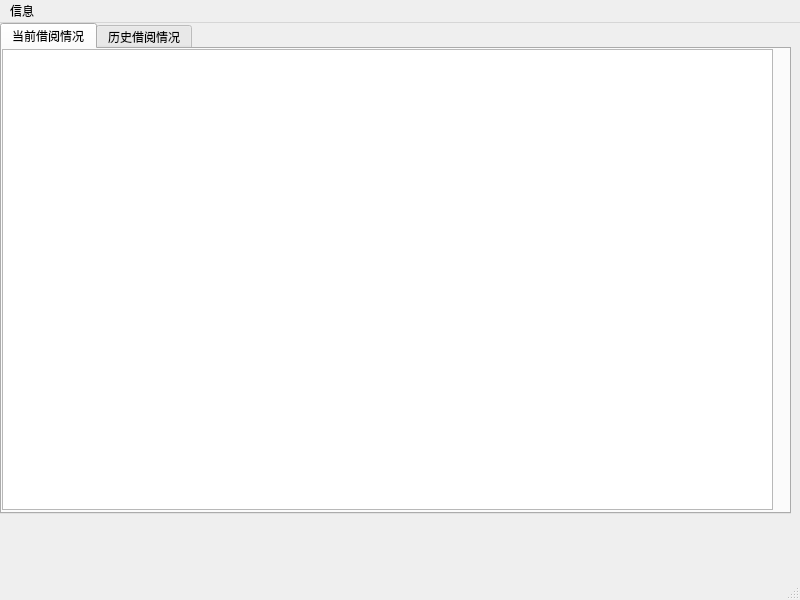
<?xml version="1.0" encoding="UTF-8"?>
<ui version="4.0">
 <class>reader</class>
 <widget class="QMainWindow" name="reader">
  <property name="geometry">
   <rect>
    <x>0</x>
    <y>0</y>
    <width>800</width>
    <height>600</height>
   </rect>
  </property>
  <property name="windowTitle">
   <string>MainWindow</string>
  </property>
  <widget class="QWidget" name="centralwidget">
   <widget class="QTabWidget" name="tabWidget">
    <property name="geometry">
     <rect>
      <x>0</x>
      <y>0</y>
      <width>791</width>
      <height>491</height>
     </rect>
    </property>
    <property name="currentIndex">
     <number>0</number>
    </property>
    <widget class="QWidget" name="tab">
     <attribute name="title">
      <string>当前借阅情况</string>
     </attribute>
     <widget class="QTableWidget" name="tableWidget">
      <property name="geometry">
       <rect>
        <x>0</x>
        <y>0</y>
        <width>771</width>
        <height>461</height>
       </rect>
      </property>
     </widget>
    </widget>
    <widget class="QWidget" name="tab_2">
     <attribute name="title">
      <string>历史借阅情况</string>
     </attribute>
     <widget class="QTableWidget" name="tableWidget_2">
      <property name="geometry">
       <rect>
        <x>0</x>
        <y>0</y>
        <width>781</width>
        <height>461</height>
       </rect>
      </property>
     </widget>
    </widget>
   </widget>
  </widget>
  <widget class="QMenuBar" name="menubar">
   <property name="geometry">
    <rect>
     <x>0</x>
     <y>0</y>
     <width>800</width>
     <height>23</height>
    </rect>
   </property>
   <widget class="QMenu" name="menu">
    <property name="title">
     <string>信息</string>
    </property>
    <addaction name="actionabout"/>
   </widget>
   <addaction name="menu"/>
  </widget>
  <widget class="QStatusBar" name="statusbar"/>
  <action name="actionabout">
   <property name="text">
    <string>about</string>
   </property>
  </action>
 </widget>
 <resources/>
 <connections/>
</ui>
